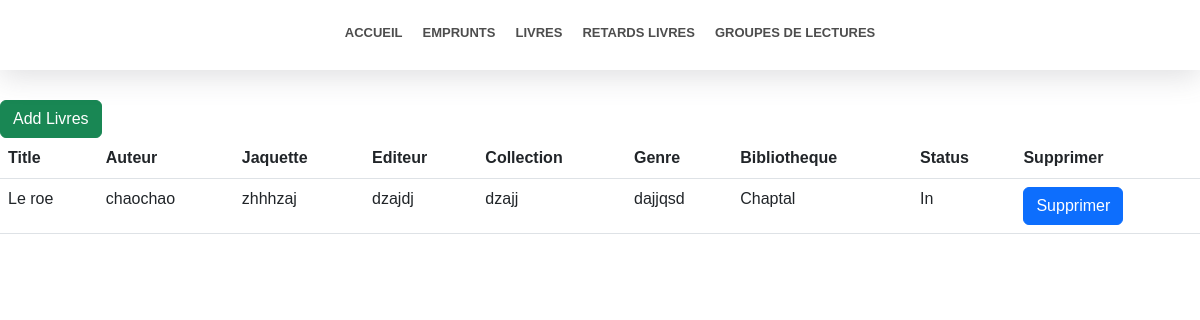
Before: /libraire/livres with the older database file.
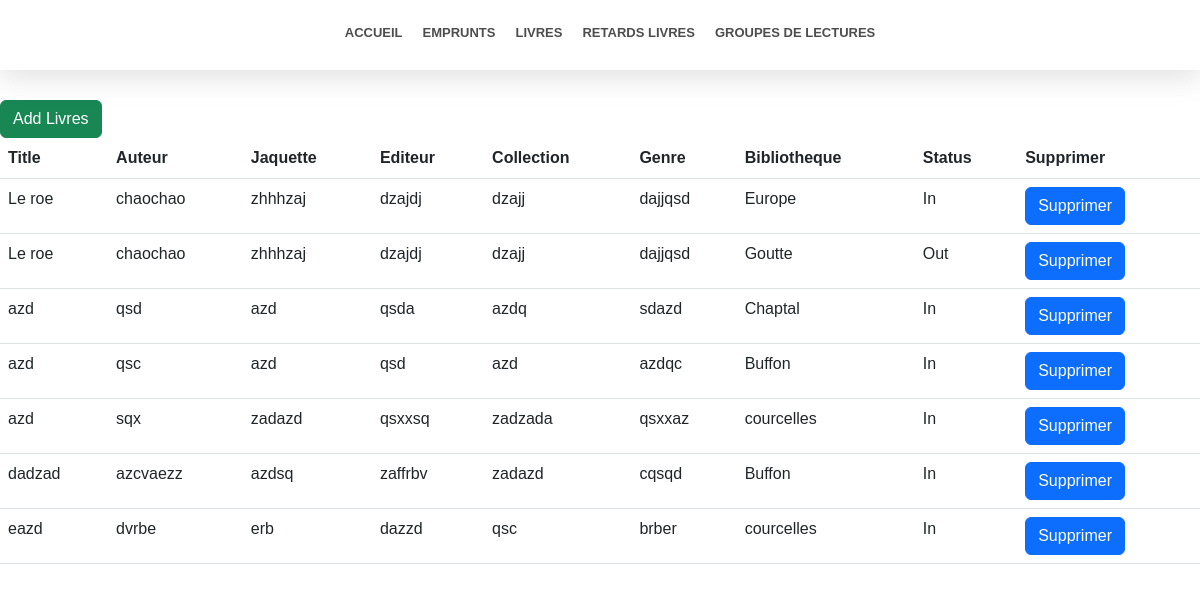
After: the same page with the newer database file.
### accounts/models.py (models this page shows, shortened)
class Livre(models.Model):
    titre = models.CharField(max_length=60)
    auteur = models.CharField(max_length=60)
    jaquette = models.CharField(max_length=60)
    editeur = models.CharField(max_length=60)
    collection = models.CharField(max_length=60)
    genre = models.CharField(max_length=60)
    dispo = models.BooleanField(default=True)
    biblio = models.ForeignKey(Biliotheque, on_delete=models.CASCADE)

class Biliotheque(models.Model):
    name = models.CharField(max_length=60)
    adresse = models.CharField(max_length=60)
    cp = models.CharField(max_length=60)

### livre/views.py (the view)
# urls.py: path('libraire/livres', livre_views.livre, name="libraire_livre"),
def livre(request):
    context = {}
    context["livres"] = Livre.objects.order_by("titre")
    return render(request, 'libraire/livres.html', context=context)

### templates/libraire/livres.html
{% extends 'libraire/base-libraire.html' %}
{% block content %}
    <div style="height: 100px"></div>
    <section style="max-width: 1400px;margin: auto;">
        <a href="{% url 'libraire_livre_add' %}" class="btn btn-success" >Add Livres</a>
        <table class="table">
            <thead>
                <tr>
                    <th>Title</th>
                    <th>Auteur</th>
                    <th>Jaquette</th>
                    <th>Editeur</th>
                    <th>Collection</th>
                    <th>Genre</th>
                    <th>Bibliotheque</th>
                    <th>Status</th>
                    <th>Supprimer</th>
                </tr>
            </thead>
            <tbody>
                {% for livre in livres %}
                    <tr>
                        <td>{{ livre.titre }}</td>
                        <td>{{ livre.auteur }}</td>
                        <td>{{ livre.jaquette }}</td>
                        <td>{{ livre.editeur }}</td>
                        <td>{{ livre.collection }}</td>
                        <td>{{ livre.genre }}</td>
                        <td>{{ livre.biblio.name }}</td>
                        <td>
                            {% if livre.dispo %}
                                In <iconify-icon icon="fluent:presence-available-10-filled" style="color: green;" width="40" class="icone-center"></iconify-icon>
                            {% else %}
                                Out <iconify-icon icon="ic:baseline-log-out" style="color: red;" width="40" class="icone-center"></iconify-icon>
                            {% endif %}
                        </td>
                        <td><a href="{% url 'libraire_livre_delete' livre.pk %}" class="btn btn-primary">Supprimer</a></td>
                    </tr>
                {% endfor %}
            </tbody>
        </table>
    </section>
{% endblock %}

Changed rows visible on the page:
removed Livre: titre "Le roe", auteur "chaochao", jaquette "zhhhzaj", editeur "dzajdj", collection "dzajj", genre "dajjqsd", biblio.name "Chaptal", dispo "In"
added Livre: titre "Le roe", auteur "chaochao", jaquette "zhhhzaj", editeur "dzajdj", collection "dzajj", genre "dajjqsd", biblio.name "Europe", dispo "In"
added Livre: titre "Le roe", auteur "chaochao", jaquette "zhhhzaj", editeur "dzajdj", collection "dzajj", genre "dajjqsd", biblio.name "Goutte", dispo "Out"
added Livre: titre "azd", auteur "qsd", jaquette "azd", editeur "qsda", collection "azdq", genre "sdazd", biblio.name "Chaptal", dispo "In"
added Livre: titre "azd", auteur "qsc", jaquette "azd", editeur "qsd", collection "azd", genre "azdqc", biblio.name "Buffon", dispo "In"
added Livre: titre "azd", auteur "sqx", jaquette "zadazd", editeur "qsxxsq", collection "zadzada", genre "qsxxaz", biblio.name "courcelles", dispo "In"
added Livre: titre "dadzad", auteur "azcvaezz", jaquette "azdsq", editeur "zaffrbv", collection "zadazd", genre "cqsqd", biblio.name "Buffon", dispo "In"
added Livre: titre "eazd", auteur "dvrbe", jaquette "erb", editeur "dazzd", collection "qsc", genre "brber", biblio.name "courcelles", dispo "In"
